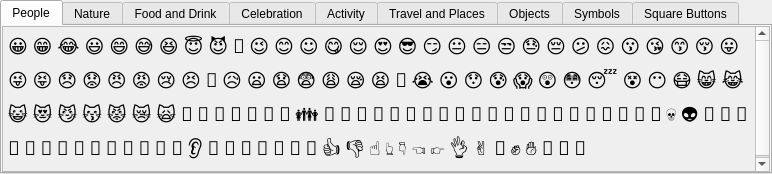
<?xml version="1.0" encoding="UTF-8"?>
<ui version="4.0">
 <class>EmojiSelector</class>
 <widget class="QWidget" name="EmojiSelector">
  <property name="geometry">
   <rect>
    <x>0</x>
    <y>0</y>
    <width>772</width>
    <height>174</height>
   </rect>
  </property>
  <property name="windowTitle">
   <string>Form</string>
  </property>
  <layout class="QVBoxLayout" name="verticalLayout">
   <property name="spacing">
    <number>0</number>
   </property>
   <property name="leftMargin">
    <number>0</number>
   </property>
   <property name="topMargin">
    <number>0</number>
   </property>
   <property name="rightMargin">
    <number>0</number>
   </property>
   <property name="bottomMargin">
    <number>0</number>
   </property>
   <item>
    <widget class="QTabWidget" name="tabWidget">
     <property name="currentIndex">
      <number>0</number>
     </property>
     <widget class="QWidget" name="tabPeople">
      <attribute name="title">
       <string>People</string>
      </attribute>
      <layout class="QGridLayout" name="gridLayoutPeople">
       <property name="leftMargin">
        <number>0</number>
       </property>
       <property name="topMargin">
        <number>0</number>
       </property>
       <property name="rightMargin">
        <number>0</number>
       </property>
       <property name="bottomMargin">
        <number>0</number>
       </property>
       <property name="spacing">
        <number>0</number>
       </property>
       <item row="0" column="0">
        <widget class="QScrollArea" name="scrollAreaPeople">
         <property name="widgetResizable">
          <bool>true</bool>
         </property>
         <property name="alignment">
          <set>Qt::AlignLeading|Qt::AlignLeft|Qt::AlignTop</set>
         </property>
         <widget class="QWidget" name="scrollAreaPeopleWidgetContents">
          <property name="geometry">
           <rect>
            <x>0</x>
            <y>0</y>
            <width>764</width>
            <height>146</height>
           </rect>
          </property>
          <layout class="QGridLayout" name="gridLayout">
           <property name="leftMargin">
            <number>5</number>
           </property>
           <property name="topMargin">
            <number>5</number>
           </property>
           <property name="rightMargin">
            <number>5</number>
           </property>
           <property name="bottomMargin">
            <number>5</number>
           </property>
           <property name="spacing">
            <number>0</number>
           </property>
           <item row="0" column="0">
            <widget class="openmittsu::widgets::ClickAwareLabel" name="labelPeople">
             <property name="font">
              <font>
               <family>Source Sans Pro</family>
               <pointsize>14</pointsize>
               <weight>50</weight>
               <bold>false</bold>
               <stylestrategy>PreferAntialias</stylestrategy>
              </font>
             </property>
             <property name="text">
              <string notr="true">😀 😁 😂 😃 😄 😅 😆 😇 😈 👿 😉 😊 ☺️ 😋 😌 😍 😎 😏 😐 😑 😒 😓 😔 😕 😖 😗 😘 😙 😚 😛 😜 😝 😞 😟 😠 😡 😢 😣 😤 😥 😦 😧 😨 😩 😪 😫 😬 😭 😮 😯 😰 😱 😲 😳 😴 😵 😶 😷 😸 😹 😺 😻 😼 😽 😾 😿 🙀 👣 👤 👥 👦 👧 👨 👩 👪 👫 👬 👭 👮 👯 👰 👱 👲 👳 👴 👵 👶 👷 👸 💂 👼 🎅 👻 👹 👺 💩 💀 👽 👾 🙇 💁 🙅 🙆 🙋 🙎 🙍 💆 💇 💑 💏 🙌 👏 👂 👀 👃 👄 💋 👅 💅 👋 👍 👎 ☝️ 👆 👇 👈 👉 👌 ✌️ 👊 ✊ ✋ 💪 👐 🙏</string>
             </property>
             <property name="textFormat">
              <enum>Qt::PlainText</enum>
             </property>
             <property name="alignment">
              <set>Qt::AlignLeading|Qt::AlignLeft|Qt::AlignTop</set>
             </property>
             <property name="wordWrap">
              <bool>true</bool>
             </property>
             <property name="textInteractionFlags">
              <set>Qt::TextSelectableByKeyboard|Qt::TextSelectableByMouse</set>
             </property>
            </widget>
           </item>
          </layout>
         </widget>
        </widget>
       </item>
      </layout>
     </widget>
     <widget class="QWidget" name="tabNature">
      <attribute name="title">
       <string>Nature</string>
      </attribute>
      <layout class="QGridLayout" name="gridLayoutNature">
       <property name="leftMargin">
        <number>0</number>
       </property>
       <property name="topMargin">
        <number>0</number>
       </property>
       <property name="rightMargin">
        <number>0</number>
       </property>
       <property name="bottomMargin">
        <number>0</number>
       </property>
       <property name="spacing">
        <number>0</number>
       </property>
       <item row="0" column="0">
        <widget class="QScrollArea" name="scrollAreaNature">
         <property name="widgetResizable">
          <bool>true</bool>
         </property>
         <property name="alignment">
          <set>Qt::AlignLeading|Qt::AlignLeft|Qt::AlignTop</set>
         </property>
         <widget class="QWidget" name="scrollAreaNatureWidgetContents">
          <property name="geometry">
           <rect>
            <x>0</x>
            <y>0</y>
            <width>764</width>
            <height>146</height>
           </rect>
          </property>
          <layout class="QGridLayout" name="gridLayoutNature2">
           <property name="leftMargin">
            <number>5</number>
           </property>
           <property name="topMargin">
            <number>5</number>
           </property>
           <property name="rightMargin">
            <number>5</number>
           </property>
           <property name="bottomMargin">
            <number>5</number>
           </property>
           <property name="spacing">
            <number>0</number>
           </property>
           <item row="0" column="0">
            <widget class="openmittsu::widgets::ClickAwareLabel" name="labelNature">
             <property name="font">
              <font>
               <family>Source Sans Pro</family>
               <pointsize>14</pointsize>
               <weight>50</weight>
               <bold>false</bold>
               <stylestrategy>PreferAntialias</stylestrategy>
              </font>
             </property>
             <property name="text">
              <string notr="true">🌱 🌲 🌳 🌴 🌵 🌷 🌸 🌹 🌺 🌻 🌼 💐 🌾 🌿 🍀 🍁 🍂 🍃 🍄 🌰 🐀 🐁 🐭 🐹 🐂 🐃 🐄 🐮 🐅 🐆 🐯 🐇 🐰 🐈 🐱 🐎 🐴 🐏 🐑 🐐 🐓 🐔 🐤 🐣 🐥 🐦 🐧 🐘 🐪 🐫 🐗 🐖 🐷 🐽 🐕 🐩 🐶 🐺 🐻 🐨 🐼 🐵 🙈 🙉 🙊 🐒 🐉 🐲 🐊 🐍 🐢 🐸 🐋 🐳 🐬 🐙 🐟 🐠 🐡 🐚 🐌 🐛 🐜 🐝 🐞 🐾 ⚡️ 🔥 🌙 ☀️ ⛅ ☁️ 💧 💦 ☔ 💨 ❄️ 🌟 ⭐ 🌠 🌄 🌅 🌈 🌊 🌋 🌌 🗻 🗾 🌐 🌍 🌎 🌏 🌑 🌒 🌓 🌔 🌕 🌖 🌗 🌘 🌚 🌝 🌛 🌜 🌞</string>
             </property>
             <property name="textFormat">
              <enum>Qt::PlainText</enum>
             </property>
             <property name="alignment">
              <set>Qt::AlignLeading|Qt::AlignLeft|Qt::AlignTop</set>
             </property>
             <property name="wordWrap">
              <bool>true</bool>
             </property>
             <property name="textInteractionFlags">
              <set>Qt::TextSelectableByKeyboard|Qt::TextSelectableByMouse</set>
             </property>
            </widget>
           </item>
          </layout>
         </widget>
        </widget>
       </item>
      </layout>
     </widget>
     <widget class="QWidget" name="tabFoodAndDrink">
      <attribute name="title">
       <string>Food and Drink</string>
      </attribute>
      <layout class="QGridLayout" name="gridLayoutFoodAndDrink">
       <property name="leftMargin">
        <number>0</number>
       </property>
       <property name="topMargin">
        <number>0</number>
       </property>
       <property name="rightMargin">
        <number>0</number>
       </property>
       <property name="bottomMargin">
        <number>0</number>
       </property>
       <property name="spacing">
        <number>0</number>
       </property>
       <item row="0" column="0">
        <widget class="QScrollArea" name="scrollAreaFoodAndDrink">
         <property name="widgetResizable">
          <bool>true</bool>
         </property>
         <property name="alignment">
          <set>Qt::AlignLeading|Qt::AlignLeft|Qt::AlignTop</set>
         </property>
         <widget class="QWidget" name="scrollAreaFoodAndDrinkWidgetContents">
          <property name="geometry">
           <rect>
            <x>0</x>
            <y>0</y>
            <width>764</width>
            <height>146</height>
           </rect>
          </property>
          <layout class="QGridLayout" name="gridLayoutFoodAndDrink2">
           <property name="leftMargin">
            <number>5</number>
           </property>
           <property name="topMargin">
            <number>5</number>
           </property>
           <property name="rightMargin">
            <number>5</number>
           </property>
           <property name="bottomMargin">
            <number>5</number>
           </property>
           <property name="spacing">
            <number>0</number>
           </property>
           <item row="0" column="0">
            <widget class="openmittsu::widgets::ClickAwareLabel" name="labelFoodAndDrink">
             <property name="font">
              <font>
               <family>Source Sans Pro</family>
               <pointsize>14</pointsize>
               <weight>50</weight>
               <bold>false</bold>
               <stylestrategy>PreferAntialias</stylestrategy>
              </font>
             </property>
             <property name="text">
              <string notr="true">🍅 🍆 🌽 🍠 🍇 🍈 🍉 🍊 🍋 🍌 🍍 🍎 🍏 🍐 🍑 🍒 🍓 🍔 🍕 🍖 🍗 🍘 🍙 🍚 🍛 🍜 🍝 🍞 🍟 🍡 🍢 🍣 🍤 🍥 🍦 🍧 🍨 🍩 🍪 🍫 🍬 🍭 🍮 🍯 🍰 🍱 🍲 🍳 🍴 🍵 ☕ 🍶 🍷 🍸 🍹 🍺 🍻 🍼</string>
             </property>
             <property name="textFormat">
              <enum>Qt::PlainText</enum>
             </property>
             <property name="alignment">
              <set>Qt::AlignLeading|Qt::AlignLeft|Qt::AlignTop</set>
             </property>
             <property name="wordWrap">
              <bool>true</bool>
             </property>
             <property name="textInteractionFlags">
              <set>Qt::TextSelectableByKeyboard|Qt::TextSelectableByMouse</set>
             </property>
            </widget>
           </item>
          </layout>
         </widget>
        </widget>
       </item>
      </layout>
     </widget>
     <widget class="QWidget" name="tabCelebration">
      <attribute name="title">
       <string>Celebration</string>
      </attribute>
      <layout class="QGridLayout" name="gridLayoutCelebration">
       <property name="leftMargin">
        <number>0</number>
       </property>
       <property name="topMargin">
        <number>0</number>
       </property>
       <property name="rightMargin">
        <number>0</number>
       </property>
       <property name="bottomMargin">
        <number>0</number>
       </property>
       <property name="spacing">
        <number>0</number>
       </property>
       <item row="0" column="0">
        <widget class="QScrollArea" name="scrollAreaCelebration">
         <property name="widgetResizable">
          <bool>true</bool>
         </property>
         <property name="alignment">
          <set>Qt::AlignLeading|Qt::AlignLeft|Qt::AlignTop</set>
         </property>
         <widget class="QWidget" name="scrollAreaCelebrationWidgetContents">
          <property name="geometry">
           <rect>
            <x>0</x>
            <y>0</y>
            <width>764</width>
            <height>146</height>
           </rect>
          </property>
          <layout class="QGridLayout" name="gridLayoutCelebration2">
           <property name="leftMargin">
            <number>5</number>
           </property>
           <property name="topMargin">
            <number>5</number>
           </property>
           <property name="rightMargin">
            <number>5</number>
           </property>
           <property name="bottomMargin">
            <number>5</number>
           </property>
           <property name="spacing">
            <number>0</number>
           </property>
           <item row="0" column="0">
            <widget class="openmittsu::widgets::ClickAwareLabel" name="labelCelebration">
             <property name="font">
              <font>
               <family>Source Sans Pro</family>
               <pointsize>14</pointsize>
               <weight>50</weight>
               <bold>false</bold>
               <stylestrategy>PreferAntialias</stylestrategy>
              </font>
             </property>
             <property name="text">
              <string notr="true">🎀 🎁 🎂 🎃 🎄 🎋 🎍 🎑 🎆 🎇 🎉 🎊 🎈 💫 ✨ 💥 🎓 👑 🎎 🎏 🎐 🎌 🏮 💍 ❤️ 💔 💌 💕 💞 💓 💗 💖 💘 💝 💟 💜 💛 💚 💙</string>
             </property>
             <property name="textFormat">
              <enum>Qt::PlainText</enum>
             </property>
             <property name="alignment">
              <set>Qt::AlignLeading|Qt::AlignLeft|Qt::AlignTop</set>
             </property>
             <property name="wordWrap">
              <bool>true</bool>
             </property>
             <property name="textInteractionFlags">
              <set>Qt::TextSelectableByKeyboard|Qt::TextSelectableByMouse</set>
             </property>
            </widget>
           </item>
          </layout>
         </widget>
        </widget>
       </item>
      </layout>
     </widget>
     <widget class="QWidget" name="tabActivity">
      <attribute name="title">
       <string>Activity</string>
      </attribute>
      <layout class="QGridLayout" name="gridLayoutActivity">
       <property name="leftMargin">
        <number>0</number>
       </property>
       <property name="topMargin">
        <number>0</number>
       </property>
       <property name="rightMargin">
        <number>0</number>
       </property>
       <property name="bottomMargin">
        <number>0</number>
       </property>
       <property name="spacing">
        <number>0</number>
       </property>
       <item row="0" column="0">
        <widget class="QScrollArea" name="scrollAreaActivity">
         <property name="widgetResizable">
          <bool>true</bool>
         </property>
         <property name="alignment">
          <set>Qt::AlignLeading|Qt::AlignLeft|Qt::AlignTop</set>
         </property>
         <widget class="QWidget" name="scrollAreaActivityWidgetContents">
          <property name="geometry">
           <rect>
            <x>0</x>
            <y>0</y>
            <width>764</width>
            <height>146</height>
           </rect>
          </property>
          <layout class="QGridLayout" name="gridLayoutActivity2">
           <property name="leftMargin">
            <number>5</number>
           </property>
           <property name="topMargin">
            <number>5</number>
           </property>
           <property name="rightMargin">
            <number>5</number>
           </property>
           <property name="bottomMargin">
            <number>5</number>
           </property>
           <property name="spacing">
            <number>0</number>
           </property>
           <item row="0" column="0">
            <widget class="openmittsu::widgets::ClickAwareLabel" name="labelActivity">
             <property name="font">
              <font>
               <family>Source Sans Pro</family>
               <pointsize>14</pointsize>
               <weight>50</weight>
               <bold>false</bold>
               <stylestrategy>PreferAntialias</stylestrategy>
              </font>
             </property>
             <property name="text">
              <string notr="true">🏃 🚶 💃 🚣 🏊 🏄 🛀 🏂 🎿 ⛄ 🚴 🚵 🏇 ⛺ 🎣 ⚽ 🏀 🏈 ⚾️ 🎾 🏉 ⛳ 🏆 🎽 🏁 🎹 🎸 🎻 🎷 🎺 🎵 🎶 🎼 🎧 🎤 🎭 🎫 🎩 🎪 🎬 🎨 🎯 🎱 🎳 🎰 🎲 🎮 🎴 🃏 🀄 🎠 🎡 🎢</string>
             </property>
             <property name="textFormat">
              <enum>Qt::PlainText</enum>
             </property>
             <property name="alignment">
              <set>Qt::AlignLeading|Qt::AlignLeft|Qt::AlignTop</set>
             </property>
             <property name="wordWrap">
              <bool>true</bool>
             </property>
             <property name="textInteractionFlags">
              <set>Qt::TextSelectableByKeyboard|Qt::TextSelectableByMouse</set>
             </property>
            </widget>
           </item>
          </layout>
         </widget>
        </widget>
       </item>
      </layout>
     </widget>
     <widget class="QWidget" name="tabTravelAndPlaces">
      <attribute name="title">
       <string>Travel and Places</string>
      </attribute>
      <layout class="QGridLayout" name="gridLayoutTravelAndPlaces">
       <property name="leftMargin">
        <number>0</number>
       </property>
       <property name="topMargin">
        <number>0</number>
       </property>
       <property name="rightMargin">
        <number>0</number>
       </property>
       <property name="bottomMargin">
        <number>0</number>
       </property>
       <property name="spacing">
        <number>0</number>
       </property>
       <item row="0" column="0">
        <widget class="QScrollArea" name="scrollAreaTravelAndPlaces">
         <property name="widgetResizable">
          <bool>true</bool>
         </property>
         <property name="alignment">
          <set>Qt::AlignLeading|Qt::AlignLeft|Qt::AlignTop</set>
         </property>
         <widget class="QWidget" name="scrollAreaTravelAndPlacesWidgetContents">
          <property name="geometry">
           <rect>
            <x>0</x>
            <y>0</y>
            <width>764</width>
            <height>146</height>
           </rect>
          </property>
          <layout class="QGridLayout" name="gridLayoutTravelAndPlaces2">
           <property name="leftMargin">
            <number>5</number>
           </property>
           <property name="topMargin">
            <number>5</number>
           </property>
           <property name="rightMargin">
            <number>5</number>
           </property>
           <property name="bottomMargin">
            <number>5</number>
           </property>
           <property name="spacing">
            <number>0</number>
           </property>
           <item row="0" column="0">
            <widget class="openmittsu::widgets::ClickAwareLabel" name="labelTravelAndPlaces">
             <property name="font">
              <font>
               <family>Source Sans Pro</family>
               <pointsize>14</pointsize>
               <weight>50</weight>
               <bold>false</bold>
               <stylestrategy>PreferAntialias</stylestrategy>
              </font>
             </property>
             <property name="text">
              <string notr="true">🚃 🚞 🚂 🚋 🚝 🚄 🚅 🚆 🚇 🚈 🚉 🚊 🚌 🚍 🚎 🚐 🚑 🚒 🚓 🚔 🚨 🚕 🚖 🚗 🚘 🚙 🚚 🚛 🚜 🚲 🚏 ⛽ 🚧 🚦 🚥 🚀 🚁 ✈️ 💺 ⚓ 🚢 🚤 ⛵ 🚡 🚠 🚟 🛂 🛃 🛄 🛅 💴 💶 💷 💵 🗽 🗿 🌁 🗼 ⛲ 🏰 🏯 🌇 🌆 🌃 🌉 🏠 🏡 🏢 🏬 🏭 🏣 🏤 🏥 🏦 🏨 🏩 💒 ⛪ 🏪 🏫 🇦🇺 🇦🇹 🇧🇪 🇧🇷 🇨🇦 🇨🇱 🇨🇳 🇨🇴 🇩🇰 🇫🇮 🇫🇷 🇩🇪 🇭🇰 🇮🇳 🇮🇩 🇮🇪 🇮🇱 🇮🇹 🇯🇵 🇰🇷 🇲🇴 🇲🇾 🇲🇽 🇳🇱 🇳🇿 🇳🇴 🇵🇭 🇵🇱 🇵🇹 🇵🇷 🇷🇺 🇸🇦 🇸🇬 🇿🇦 🇪🇸 🇸🇪 🇨🇭 🇹🇷 🇬🇧 🇺🇸 🇦🇪 🇻🇳</string>
             </property>
             <property name="textFormat">
              <enum>Qt::PlainText</enum>
             </property>
             <property name="alignment">
              <set>Qt::AlignLeading|Qt::AlignLeft|Qt::AlignTop</set>
             </property>
             <property name="wordWrap">
              <bool>true</bool>
             </property>
             <property name="textInteractionFlags">
              <set>Qt::TextSelectableByKeyboard|Qt::TextSelectableByMouse</set>
             </property>
            </widget>
           </item>
          </layout>
         </widget>
        </widget>
       </item>
      </layout>
     </widget>
     <widget class="QWidget" name="tabObjects">
      <attribute name="title">
       <string>Objects</string>
      </attribute>
      <layout class="QGridLayout" name="gridLayoutObjects">
       <property name="leftMargin">
        <number>0</number>
       </property>
       <property name="topMargin">
        <number>0</number>
       </property>
       <property name="rightMargin">
        <number>0</number>
       </property>
       <property name="bottomMargin">
        <number>0</number>
       </property>
       <property name="spacing">
        <number>0</number>
       </property>
       <item row="0" column="0">
        <widget class="QScrollArea" name="scrollAreaObjects">
         <property name="widgetResizable">
          <bool>true</bool>
         </property>
         <property name="alignment">
          <set>Qt::AlignLeading|Qt::AlignLeft|Qt::AlignTop</set>
         </property>
         <widget class="QWidget" name="scrollAreaObjectsWidgetContents">
          <property name="geometry">
           <rect>
            <x>0</x>
            <y>0</y>
            <width>764</width>
            <height>146</height>
           </rect>
          </property>
          <layout class="QGridLayout" name="gridLayoutObjects2">
           <property name="leftMargin">
            <number>5</number>
           </property>
           <property name="topMargin">
            <number>5</number>
           </property>
           <property name="rightMargin">
            <number>5</number>
           </property>
           <property name="bottomMargin">
            <number>5</number>
           </property>
           <property name="spacing">
            <number>0</number>
           </property>
           <item row="0" column="0">
            <widget class="openmittsu::widgets::ClickAwareLabel" name="labelObjects">
             <property name="font">
              <font>
               <family>Source Sans Pro</family>
               <pointsize>14</pointsize>
               <weight>50</weight>
               <bold>false</bold>
               <stylestrategy>PreferAntialias</stylestrategy>
              </font>
             </property>
             <property name="text">
              <string notr="true">⌚ 📱 📲 💻 ⏰ ⏳ ⌛ 📷 📹 🎥 📺 📻 📟 📞 ☎️ 📠 💽 💾 💿 📀 📼 🔋 🔌 💡 🔦 📡 💳 💸 💰 💎 🌂 👝 👛 👜 💼 🎒 💄 👓 👒 👡 👠 👢 👞 👟 👙 👗 👘 👚 👕 👔 👖 🚪 🚿 🛁 🚽 💈 💉 💊 🔬 🔭 🔮 🔧 🔪 🔩 🔨 💣 🚬 🔫 🔖 📰 🔑 ✉️ 📩 📨 📧 📥 📤 📦 📯 📮 📪 📫 📬 📭 📄 📃 📑 📈 📉 📊 📅 📆 🔅 🔆 📜 📋 📖 📓 📔 📒 📕 📗 📘 📙 📚 📇 🔗 📎 📌 ✂️ 📐 📍 📏 🚩 📁 📂 ✒️ ✏️ 📝 🔏 🔐 🔒 🔓 📣 📢 🔈 🔉 🔊 🔇 💤 🔔 🔕 💭 💬 🚸 🔍 🔎</string>
             </property>
             <property name="textFormat">
              <enum>Qt::PlainText</enum>
             </property>
             <property name="alignment">
              <set>Qt::AlignLeading|Qt::AlignLeft|Qt::AlignTop</set>
             </property>
             <property name="wordWrap">
              <bool>true</bool>
             </property>
             <property name="textInteractionFlags">
              <set>Qt::TextSelectableByKeyboard|Qt::TextSelectableByMouse</set>
             </property>
            </widget>
           </item>
          </layout>
         </widget>
        </widget>
       </item>
      </layout>
     </widget>
     <widget class="QWidget" name="tabSymbols">
      <attribute name="title">
       <string>Symbols</string>
      </attribute>
      <layout class="QGridLayout" name="gridLayoutSymbols">
       <property name="leftMargin">
        <number>0</number>
       </property>
       <property name="topMargin">
        <number>0</number>
       </property>
       <property name="rightMargin">
        <number>0</number>
       </property>
       <property name="bottomMargin">
        <number>0</number>
       </property>
       <property name="spacing">
        <number>0</number>
       </property>
       <item row="0" column="0">
        <widget class="QScrollArea" name="scrollAreaSymbols">
         <property name="widgetResizable">
          <bool>true</bool>
         </property>
         <property name="alignment">
          <set>Qt::AlignLeading|Qt::AlignLeft|Qt::AlignTop</set>
         </property>
         <widget class="QWidget" name="scrollAreaSymbolsWidgetContents">
          <property name="geometry">
           <rect>
            <x>0</x>
            <y>0</y>
            <width>764</width>
            <height>146</height>
           </rect>
          </property>
          <layout class="QGridLayout" name="gridLayoutSymbols2">
           <property name="leftMargin">
            <number>5</number>
           </property>
           <property name="topMargin">
            <number>5</number>
           </property>
           <property name="rightMargin">
            <number>5</number>
           </property>
           <property name="bottomMargin">
            <number>5</number>
           </property>
           <property name="spacing">
            <number>0</number>
           </property>
           <item row="0" column="0">
            <widget class="openmittsu::widgets::ClickAwareLabel" name="labelSymbols">
             <property name="font">
              <font>
               <family>Source Sans Pro</family>
               <pointsize>14</pointsize>
               <weight>50</weight>
               <bold>false</bold>
               <stylestrategy>PreferAntialias</stylestrategy>
              </font>
             </property>
             <property name="text">
              <string notr="true">🚫 ⛔ 📛 🚷 🚯 🚳 🚱 📵 🔞 🉑 🉐 💮 ㊙️ ㊗️ ➕ ➖ 〰️ ➗ ✖️ ✔️ 🔃 ™️ ©️ ®️ 💱 💲 ➰ ➿ 〽️ ❗ ❓ ❕ ❔ ‼️ ⁉️ ❌ ⭕ 💯 🔚 🔙 🔛 🔝 🔜 🌀 Ⓜ️ ⛎ 🔯 🔰 🔱 ⚠️ ♨️ ♻️ 💢 💠 ♠️ ♥️ ♣️ ♦️ ☑️ ⚪️ ⚫️ 🔘 🔴 🔵 🔺 🔻 🔸 🔹 🔶 🔷 ▪️ ▫️ ⬛ ⬜ ◼️ ◻️ ◾ ◽️ 🔲 🔳 🕐 🕜 🕑 🕝 🕒 🕞 🕓 🕟 🕔 🕠 🕕 🕡 🕖 🕢 🕗 🕣 🕘 🕤 🕙 🕥 🕚 🕦 🕛 🕧</string>
             </property>
             <property name="textFormat">
              <enum>Qt::PlainText</enum>
             </property>
             <property name="alignment">
              <set>Qt::AlignLeading|Qt::AlignLeft|Qt::AlignTop</set>
             </property>
             <property name="wordWrap">
              <bool>true</bool>
             </property>
             <property name="textInteractionFlags">
              <set>Qt::TextSelectableByKeyboard|Qt::TextSelectableByMouse</set>
             </property>
            </widget>
           </item>
          </layout>
         </widget>
        </widget>
       </item>
      </layout>
     </widget>
     <widget class="QWidget" name="tabSquareButtons">
      <attribute name="title">
       <string>Square Buttons</string>
      </attribute>
      <layout class="QGridLayout" name="gridLayoutSquareButtons">
       <property name="leftMargin">
        <number>0</number>
       </property>
       <property name="topMargin">
        <number>0</number>
       </property>
       <property name="rightMargin">
        <number>0</number>
       </property>
       <property name="bottomMargin">
        <number>0</number>
       </property>
       <property name="spacing">
        <number>0</number>
       </property>
       <item row="0" column="0">
        <widget class="QScrollArea" name="scrollAreaSquareButtons">
         <property name="widgetResizable">
          <bool>true</bool>
         </property>
         <property name="alignment">
          <set>Qt::AlignLeading|Qt::AlignLeft|Qt::AlignTop</set>
         </property>
         <widget class="QWidget" name="scrollAreaSquareButtonsWidgetContents">
          <property name="geometry">
           <rect>
            <x>0</x>
            <y>0</y>
            <width>764</width>
            <height>146</height>
           </rect>
          </property>
          <layout class="QGridLayout" name="gridLayoutSquareButtons2">
           <property name="leftMargin">
            <number>5</number>
           </property>
           <property name="topMargin">
            <number>5</number>
           </property>
           <property name="rightMargin">
            <number>5</number>
           </property>
           <property name="bottomMargin">
            <number>5</number>
           </property>
           <property name="spacing">
            <number>0</number>
           </property>
           <item row="0" column="0">
            <widget class="openmittsu::widgets::ClickAwareLabel" name="labelSquareButtons">
             <property name="font">
              <font>
               <family>Source Sans Pro</family>
               <pointsize>14</pointsize>
               <weight>50</weight>
               <bold>false</bold>
               <stylestrategy>PreferAntialias</stylestrategy>
              </font>
             </property>
             <property name="text">
              <string notr="true">🈴 🈵 🈲 🈶 🈚 🈸 🈺 🈷️ 🈹 🈳 🈂️ 🈁 🈯 💹 ❇️ ✳️ ❎ ✅ ✴️ 📳 📴 🆚 🅰️ 🅱️ 🆎 🆑 🅾️ 🆘 🆔 🅿️ 🚾 🆒 🆓 🆕 🆖 🆗 🆙 🏧 ♈️ ♉️ ♊️ ♋️ ♌️ ♍️ ♎️ ♏️ ♐️ ♑️ ♒️ ♓️ 🚻 🚹 🚺 🚼 ♿️ 🚰 🚭 🚮 ▶️ ◀️ 🔼 🔽 ⏩ ⏪ ⏫ ⏬ ➡️ ⬅️ ⬆️ ⬇️ ↗️ ↘️ ↙️ ↖️ ↕️ ↔️ 🔄 ↪️ ↩️ ⤴️ ⤵️ 🔀 🔁 🔂 #⃣️ 0⃣️ 1⃣️ 2⃣️ 3⃣️ 4⃣️ 5⃣️ 6⃣️ 7⃣️ 8⃣️ 9⃣️ 🔟 🔢 🔤 🔡 🔠 ℹ️ 📶 🎦 🔣</string>
             </property>
             <property name="textFormat">
              <enum>Qt::PlainText</enum>
             </property>
             <property name="alignment">
              <set>Qt::AlignLeading|Qt::AlignLeft|Qt::AlignTop</set>
             </property>
             <property name="wordWrap">
              <bool>true</bool>
             </property>
             <property name="textInteractionFlags">
              <set>Qt::TextSelectableByKeyboard|Qt::TextSelectableByMouse</set>
             </property>
            </widget>
           </item>
          </layout>
         </widget>
        </widget>
       </item>
      </layout>
     </widget>
    </widget>
   </item>
  </layout>
 </widget>
 <customwidgets>
  <customwidget>
   <class>openmittsu::widgets::ClickAwareLabel</class>
   <extends>QLabel</extends>
   <header>widgets/ClickAwareLabel.h</header>
  </customwidget>
 </customwidgets>
 <resources/>
 <connections/>
</ui>
